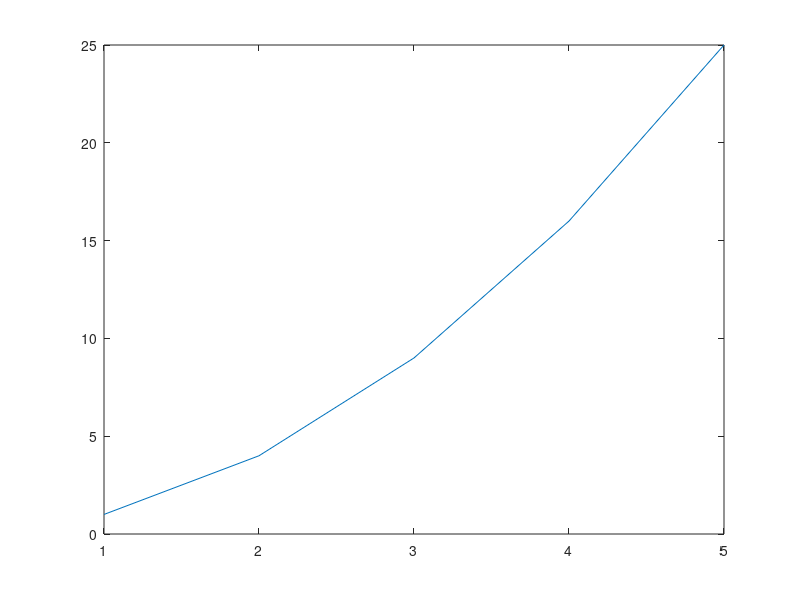
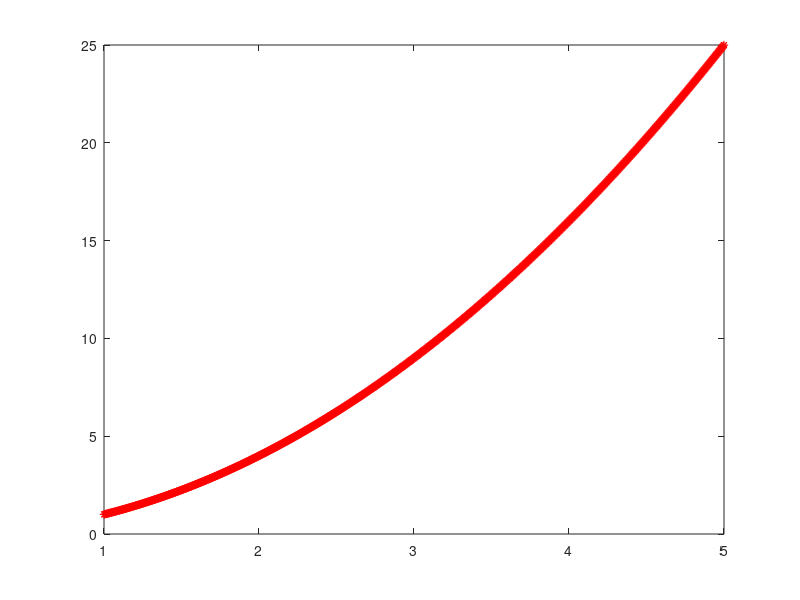
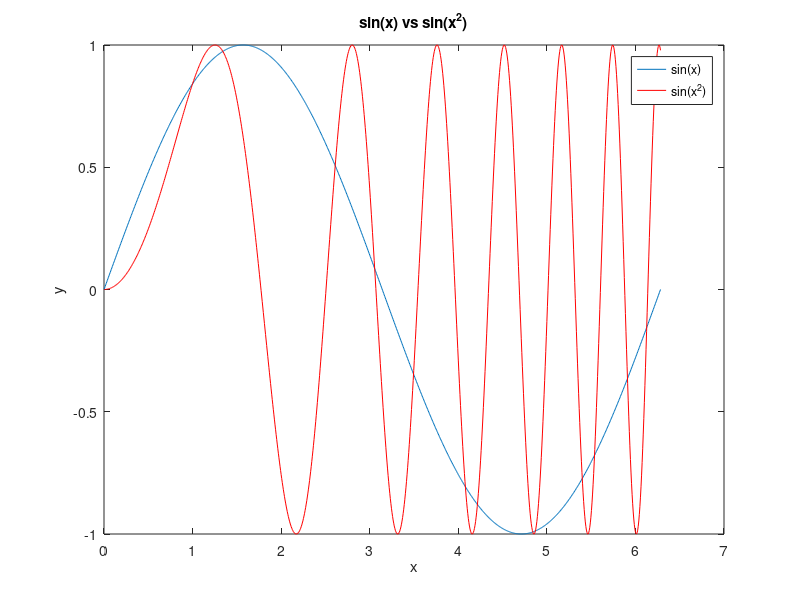

The MATLAB script that drew these images, in order:
%% Defining an anonymous function
% One of the easiest ways to define a function that takes in variables is
% via anonymous functions.
%
% Suppose we want to define a function f(x) = sin(x). We would define an
% anonymous funciton for f in the following way:
 f = @(x) sin(x); 
% The syntax here means: 
% f = function name
% @(x) = input variable(s) are only x 
% sin(x) = defined function of x

% Anonymous functions can be defined using several variables as well. See 
% https://www.mathworks.com/help/matlab/matlab_prog/anonymous-functions.html
% for more details on anonymous functions.

%% Vectorized code & Elementwise operations
% One very convenient aspect about MATLAB is its ability to perform
% elementwise operations on vectors/matrices, which allows for vectorized
% code. 
%
% Note that for vectors/matrices, addition and subtraction of other
% vectors/matrices is already an elementwise operation in theory. However,
% there is no mathematical definition of a vector times vector operation
% that returns a vector, and a matrix multiplication is not an elementwise
% operation. 
% As we will see in the section on plotting, somethimes we want to perform 
% these elementwise operations, so we can use '.*' to perform elementwise
% multiplication, './' to perform elementwise division, and '.^' to perform
% elementwise powers.

% Let's see a few examples:
a = [1;2;3;4]; b = [5;6;7;8]; 
% multiply vectors a and b elementwise, output should be [5;12;21;32]
fprintf('\na.*b = \n');
c = a.*b
% Divide b by a elementwise, output should be [5;3;2.333333;2]
fprintf('\nb./a = \n');
d = b./a
% Square each element of a, output should be [1;4;9;16]
fprintf('\na.^2 = \n');
e = a.^2

% Now, we can use elementwise operations on vectors/matrices to vectorize
% code; i.e. use vectors and vector operations to define a new vector
% without using loops.
% Below is an example of vectorized vs non-vectorized code for finding a
% vector y containing the squares of the first 5 integers:

% Non-vectorized:
y = zeros(5,1);
for int = 1:5
    y(int) = int^2;
end
% Vectorized:
int = 1:5; % define int as a vector of integers
y = int.^2; % square each integer

% Generally, vectorized code is preferable to loop-based code whenever
% possible, as it is cleaner to read and usually runs faster.

%% Plotting basics
% In short, MATLAB's plotter works by the user specifying a vector of x
% coordinates along with a corresponding vector of y coordinates, and then
% MATLAB plots the graph of these coordinates on the (x,y) plane. 
%
% Let's plot the first 5 integers and their squares, using 'int' from the
% previous example as the x values, and 'y' as the y values:
figure % produces a new plotting screen
plot(int,y)

% As we can see, the line looks jagged. This is because MATLAB's plotter
% plots the points on the (x,y) plane that we specify, and then draws lines
% between the points to connect the dots. If we want a higher resolution
% plot, we need to use more coordinates:
x = linspace(1,5,1000); % generates 1000 linearly spaced points between 1 and 5
y = x.^2; 
figure
plot(x,y,'*r') % plots the new plot in red with '*' stars marking the points


% now, let's plot 2 things on the same screen:
f1 = @(x) sin(x); % sin(x)
f2 = @(x) sin(x.^2); % sin(x^2)
x = linspace(0,2*pi,1000); % generates 1000 linearly spaced points between 0 and 2*pi

figure % create new plotting window
plot(x,f1(x)); %plot sin(x) first
hold on % don't clear the plotting window before plotting the next part
plot(x,f2(x),'r'); % plot sin(x.^2) second using a red line
xlabel('x'); ylabel('y'); title('sin(x) vs sin(x^2)'); % label your plot
% give your plot a legend. Legends assign labels in the order of plotting.
legend('sin(x)','sin(x^2)'); 

% See https://www.mathworks.com/help/matlab/ref/plot.html for more details
% on MATLAB's plotter